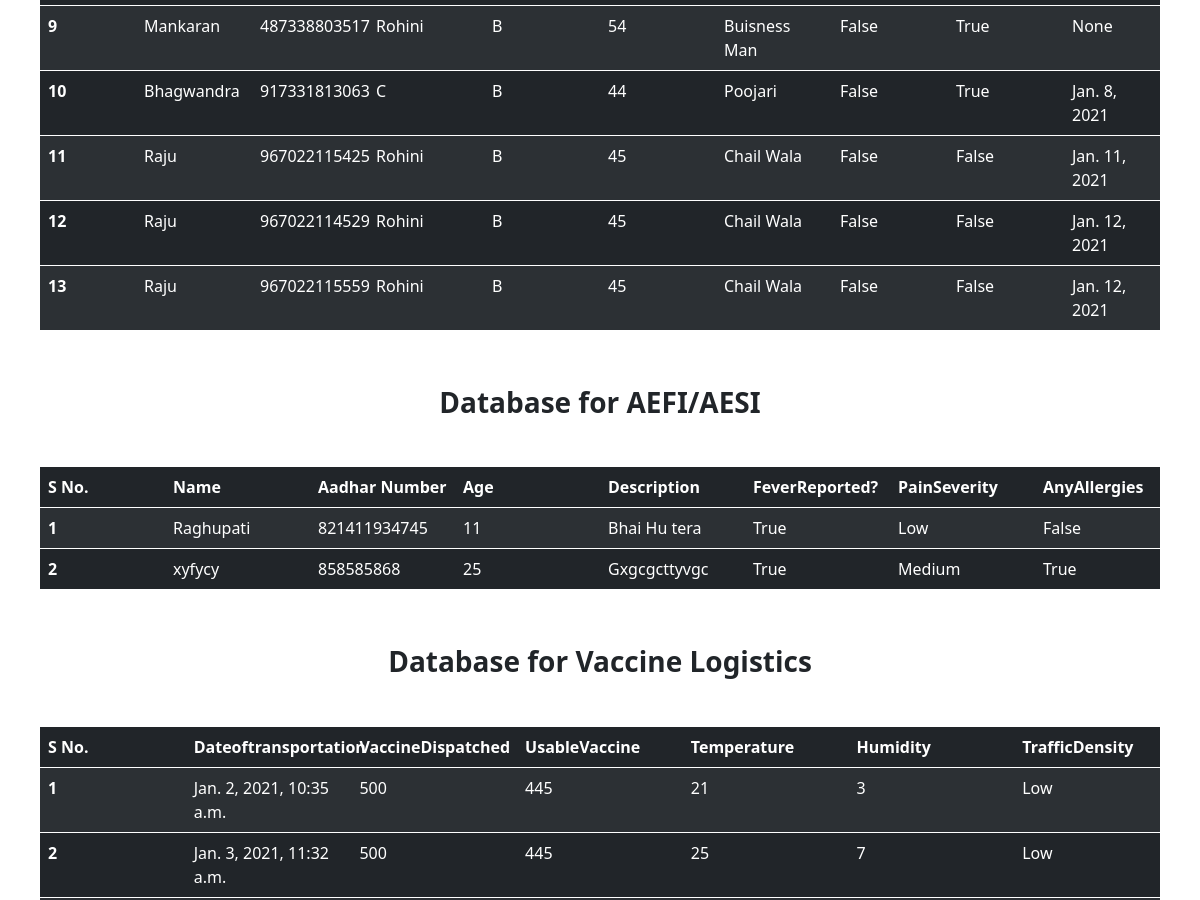
/table/ (middle part), run on an earlier commit of the app's database.
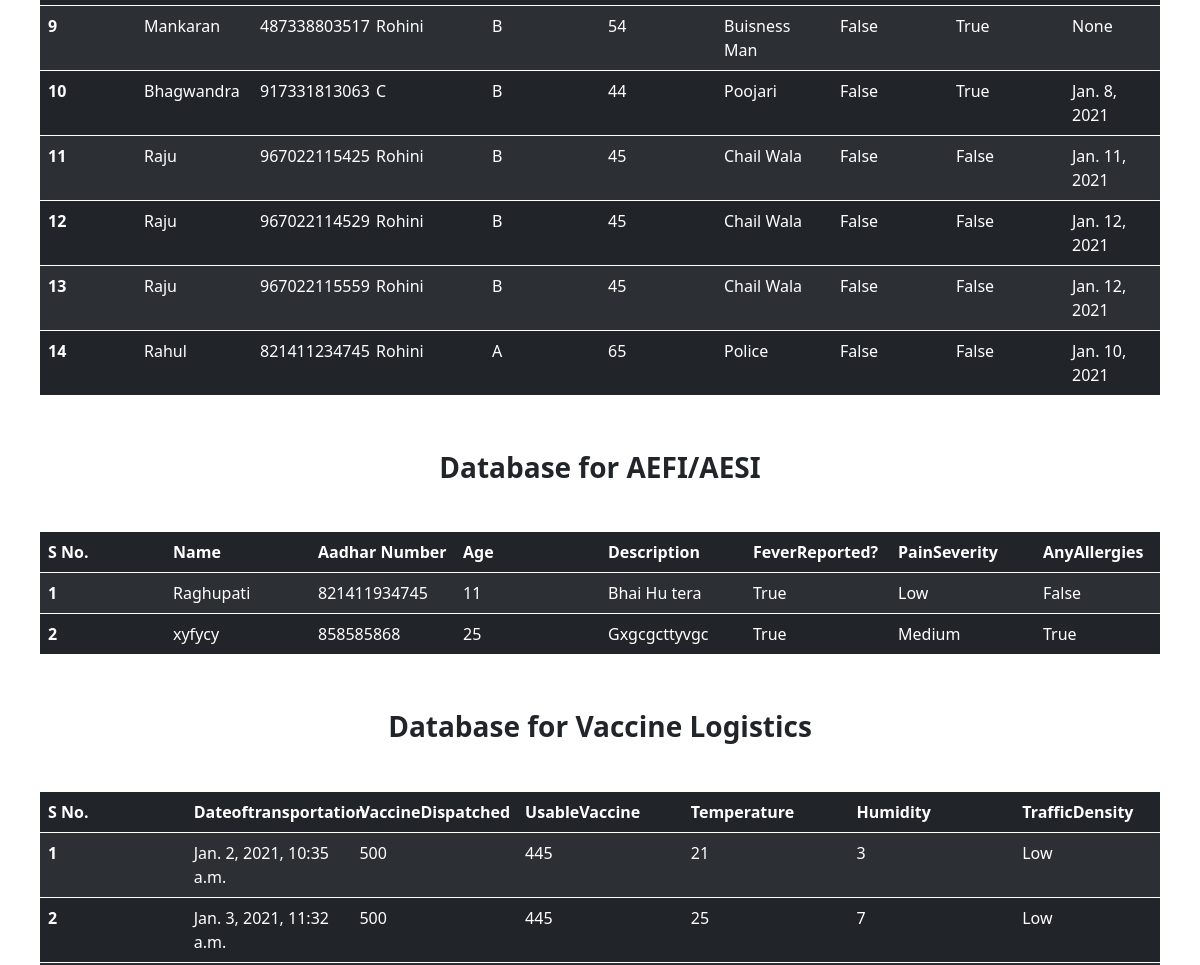
And on a later commit of the database.
### maindatabase/models.py (models this page shows)
class Person(models.Model):
    name = models.CharField(max_length=200,null=False)
    aadhar_number = models.CharField(null=False,primary_key=True,max_length=12)
    area = models.CharField(max_length=200,null=False)
    zone = models.CharField(max_length=200,null=False)
    age = models.IntegerField(null = False)
    occupation = models.CharField(max_length=200,default="None")
    isatRisk = models.BooleanField(default=False)
    dateofvaccination = models.DateField(blank=True,null=True)
    isVaccinated = models.BooleanField(default=False)

class report(models.Model):
    MY_CHOICES = (
        ('None', 'None'),
        ('Low', 'Low'),
        ('Medium', 'Medium'),
        ('High', 'High'),
    )
    name = models.CharField(max_length=200,null=False)
    aadhar_number = models.CharField(null=False,primary_key=True,max_length=12)
    age = models.IntegerField(null = False)
    description = models.CharField(max_length=1000,null=False)
    Fever = models.BooleanField(default=False)
    Pain_Severity = models.CharField(max_length=200,choices=MY_CHOICES)
    Any_allergies = models.BooleanField(default=False)

class management(models.Model):
    MY_CHOICES = (
        ('Low', 'Low'),
        ('Medium', 'Medium'),
        ('High', 'High'),
    )
    date_time = models.DateTimeField(auto_now=True,primary_key=True)
    No_vaccine_dispatched = models.IntegerField(null=False)
    No_usable_vaccine = models.IntegerField(null=False)
    Temperature = models.IntegerField(null=False)
    Humidity = models.IntegerField(null=False)
    traffic_density=models.CharField(max_length=200,choices=MY_CHOICES)

### maindatabase/views.py (the view)
# urls.py: path('table/',table,name="table"),
def table(request):
    obj = Person.objects.all()
    obj1 = report.objects.all()
    obj2 = management.objects.all()
    obj3 = Person_without_Aadhar.objects.all()
    params = {
        'Database': obj,
        'Database1': obj1,
        'Database2': obj2,
        'Database3':obj3,
        'time': datetime.datetime.utcnow().replace(tzinfo=utc),
    }
    return render(request,"maindatabase/tables.html",params)

### maindatabase/templates/maindatabase/tables.html (shortened to what this page needs)
{% extends "maindatabase/base.html" %}
{% block body %}
  <body>
    <br>
    <table class="table table-dark table-striped" style="table-layout:fixed; border: 40px solid white;border-collapse: collapse;">
        <tbody>
  {% for elem in Database %}
            <tr>
                <th scope="row">{{forloop.counter}}</th>
                <td>{{elem.name}}</td>
                <td>{{elem.aadhar_number}}</td>
                <td>{{elem.area}}</td>
                <td>{{elem.zone}}</td>
                <td>{{elem.age}}</td>
                <td>{{elem.occupation}}</td>
                <td>{{elem.isatRisk}}</td>
                <td>{{elem.isVaccinated}}</td>
                <td>{{elem.dateofvaccination}}</td>
              </tr>
      {% endfor %}
        </tbody>
      </table>
      <h3 style="text-align:center;font-weight: bold;">Database for AEFI/AESI</h3>
      <table class="table table-dark table-striped" style="table-layout:fixed; border: 40px solid white;border-collapse: collapse;">
        <thead>
          <tr>
            <th scope="col">S No.</th>
            <th scope="col" >Name</th>
            <th scope="col">Aadhar Number</th>
            <th scope="col">Age</th>
            <th scope="col">Description</th>
            <th scope="col">FeverReported?</th>
            <th scope="col">PainSeverity</th>
            <th scope="col">AnyAllergies</th>
          </tr>
        </thead>
        <tbody>
  {% for elem in Database1 %}
            <tr>
                <th scope="row">{{forloop.counter}}</th>
                <td>{{elem.name}}</td>
                <td>{{elem.aadhar_number}}</td>
                <td>{{elem.age}}</td>
                <td>{{elem.description}}</td>
                <td>{{elem.Fever}}</td>
                <td>{{elem.Pain_Severity}}</td>
                <td>{{elem.Any_allergies}}</td>
              </tr>
      {% endfor %}
        </tbody>
      </table>
      <h3 style="text-align:center;font-weight: bold;">Database for Vaccine Logistics</h3>
      <table class="table table-dark table-striped" style="table-layout:fixed; border: 40px solid white;border-collapse: collapse;">
        <thead>
          <tr>
            <th scope="col">S No.</th>
            <th scope="col">Dateoftransportation</th>
            <th scope="col">VaccineDispatched</th>
            <th scope="col" >UsableVaccine</th>
            <th scope="col">Temperature</th>
            <th scope="col">Humidity</th>
            <th scope="col">TrafficDensity</th>
          </tr>
        </thead>
        <tbody>
  {% for elem in Database2 %}
            <tr>
                <th scope="row">{{forloop.counter}}</th>
                <td>{{elem.date_time}}</td>
                <td>{{elem.No_vaccine_dispatched}}</td>
                <td>{{elem.No_usable_vaccine}}</td>
                <td>{{elem.Temperature}}</td>
                <td>{{elem.Humidity}}</td>
                <td>{{elem.traffic_density}}</td>
              </tr>
      {% endfor %}
        </tbody>
      </table>
      <br>
  </body>
<br>
</body>
{% endblock body %}

### maindatabase/templates/maindatabase/base.html (shortened to what this page needs)
<!doctype html>
<html lang="en">
  <head>
    <link href="https://cdn.jsdelivr.net/npm/bootstrap@5.0.0-beta1/dist/css/bootstrap.min.css" rel="stylesheet">
  </head>
  <body>
            {% load static %}
    {% block body %}{% endblock body %}
  </body>
</html>

What changed in the data, as far as the page shows it:
added Person: name "Rahul", aadhar_number "821411234745", area "Rohini", zone "A", age "65", occupation "Police", isatRisk "False", isVaccinated "False", dateofvaccination "Jan. 10, 2021"
